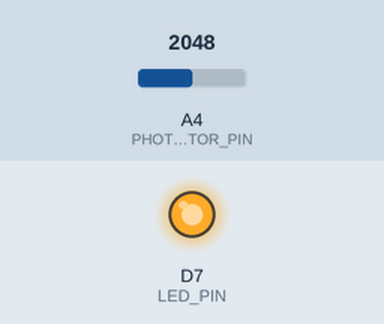
The sketch below on a simulated Particle Photon. Shown: output pins drawn as LEDs (lit = HIGH). The inputs (shaded band) are chosen by the test bench; at power-on: A4 (PHOTORESISTOR_PIN) = 2048.

Above: at 2.8 s.
2.9 s: A4 (PHOTORESISTOR_PIN) set to 54
5.6 s: A4 (PHOTORESISTOR_PIN) set to 48
At 7.1 s:
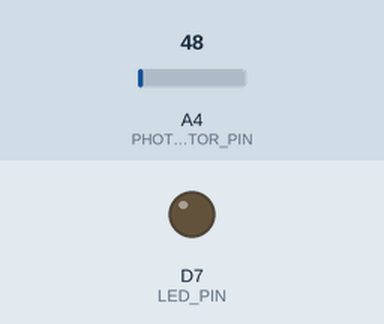
8.3 s: A4 (PHOTORESISTOR_PIN) set to 491
At 10.9 s:
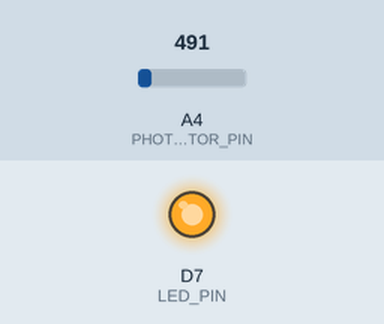
11.5 s: A4 (PHOTORESISTOR_PIN) set to 10
At 13.2 s:
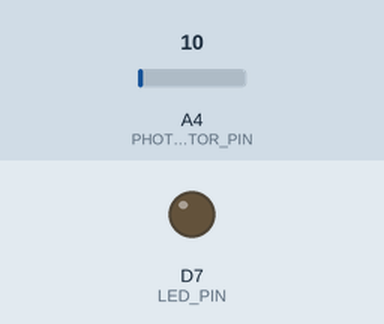
Timing chart, 0 to 14.7 s (numbered marks = the images above; inputs shaded):
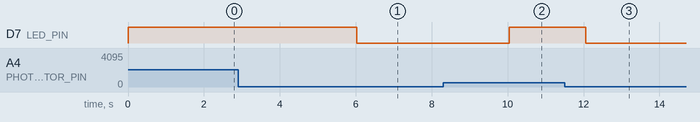

Measured:
- the behaviour switches between 51 and 50 on A4 (PHOTORESISTOR_PIN) (found by bisection; images 0 and 1)
- after the input at 2.9 s, every drawn part: stays the same
- after the input at 5.6 s, D7 (LED_PIN): HIGH → LOW after 0.42 s
- after the input at 8.3 s, D7 (LED_PIN): LOW → HIGH after 1.7 s
- after the input at 11.5 s, D7 (LED_PIN): HIGH → LOW after 0.56 s

The sketch:

light_exposure_ifttt.ino
```cpp
#include "Particle.h"

namespace {
constexpr pin_t PHOTORESISTOR_PIN = A4;
constexpr pin_t LED_PIN = D7;
constexpr int LIGHT_THRESHOLD = 50;  // Calibrate for the actual circuit and room.
constexpr unsigned long SAMPLE_INTERVAL_MS = 2000;
bool previousBright = false;
bool hasPreviousState = false;
}  // namespace

void setup() {
    pinMode(PHOTORESISTOR_PIN, INPUT);
    pinMode(LED_PIN, OUTPUT);
}

void loop() {
    const int reading = analogRead(PHOTORESISTOR_PIN);
    const bool isBright = reading > LIGHT_THRESHOLD;

    digitalWrite(LED_PIN, isBright ? HIGH : LOW);

    if (!hasPreviousState || isBright != previousBright) {
        const char* eventName = isBright
            ? "light_exposure/high"
            : "light_exposure/low";
        const String data = String::format("reading=%d", reading);
        Particle.publish(eventName, data, PRIVATE);
        previousBright = isBright;
        hasPreviousState = true;
    }

    delay(SAMPLE_INTERVAL_MS);
}
```
